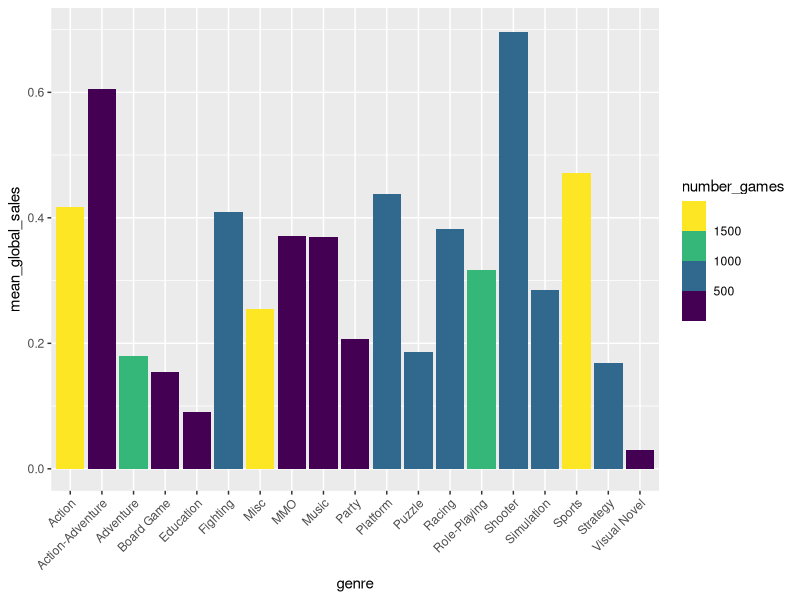
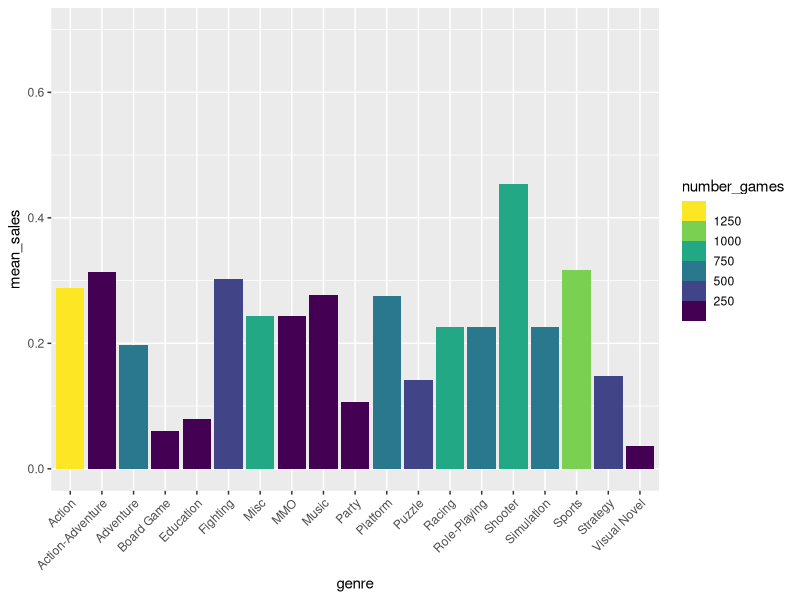
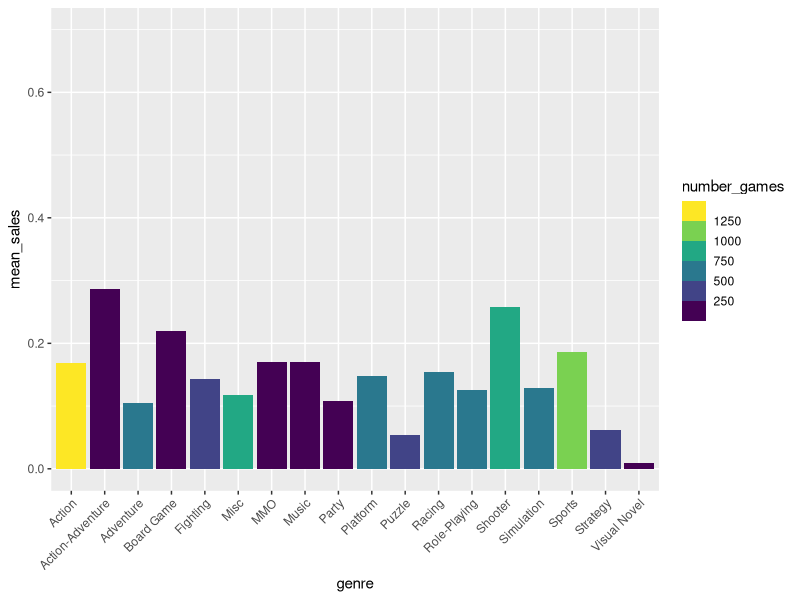
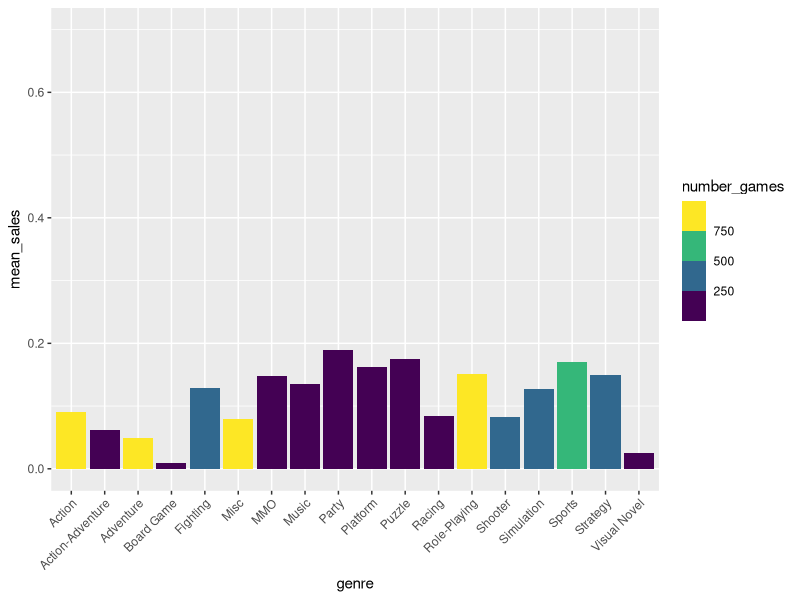
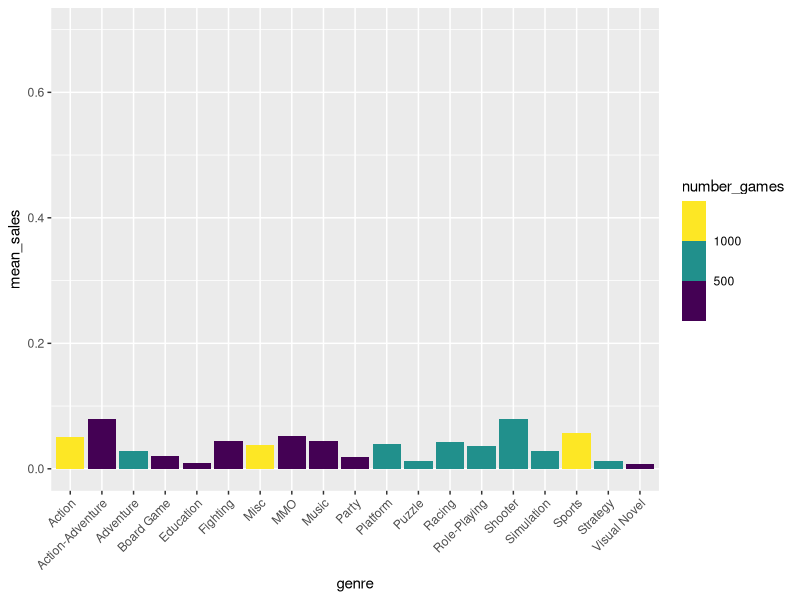
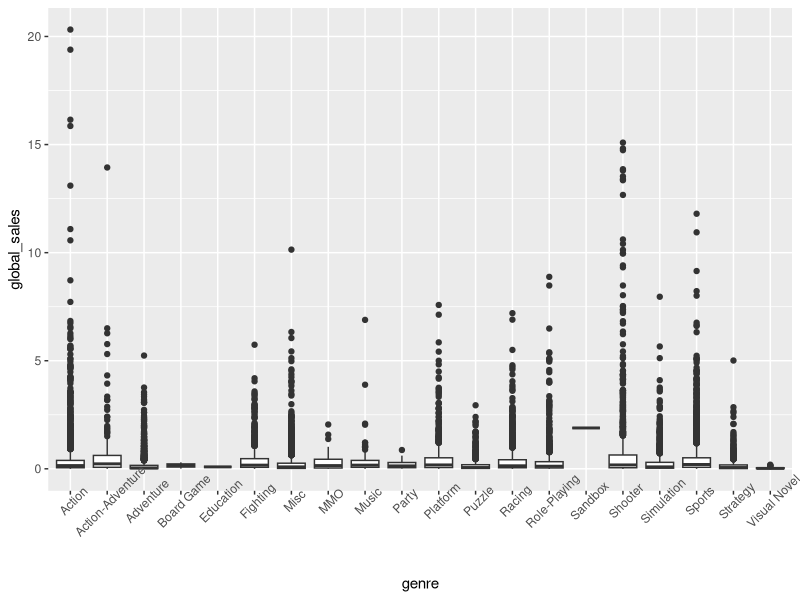
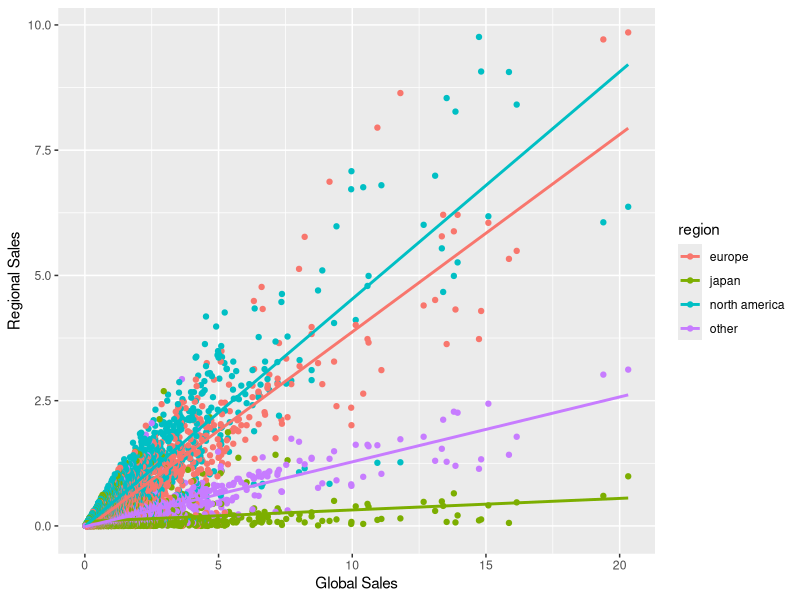
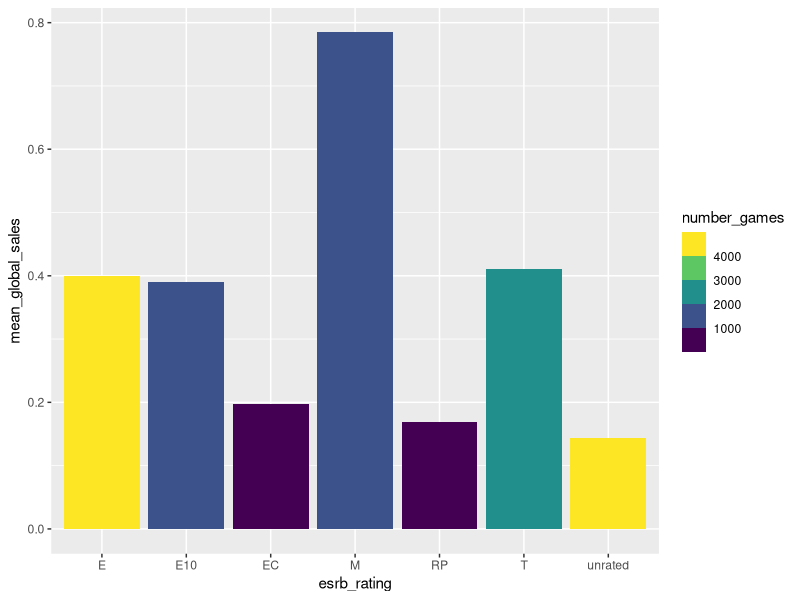

Here is the R script that generated these plots, in order:
library(tidyverse)


sales_global <- read_csv("clean_data/sales_global.csv")
sales_north_america <- read_csv("clean_data/sales_north_america.csv")
sales_europe <- read_csv("clean_data/sales_europe.csv")
sales_japan <- read_csv("clean_data/sales_japan.csv")
sales_other <- read_csv("clean_data/sales_other.csv")
sales_all_regions <- read_csv("clean_data/sales_all_regions.csv")


# Firstly, I'd like to see which genres have the most sales for each region
sales_global %>% 
  filter(!str_detect(name, "[Mm]inecraft")) %>% 
  group_by(genre) %>% 
  summarise(mean_global_sales = mean(global_sales), number_games = length(unique(name))) %>% 
  ggplot(aes(x = genre, y = mean_global_sales, fill = number_games)) +
  geom_col() +
  theme(axis.text.x = element_text(angle = 45, hjust = 1)) +
  scale_fill_viridis_b() +
  ylim(0, 0.7)
  
sales_north_america %>% 
  filter(!str_detect(name, "[Mm]inecraft")) %>% 
  group_by(genre) %>% 
  summarise(mean_sales = mean(na_sales), number_games = length(unique(name))) %>% 
  ggplot(aes(x = genre, y = mean_sales, fill = number_games)) +
  geom_col() +
  theme(axis.text.x = element_text(angle = 45, hjust = 1)) +
  scale_fill_viridis_b() +
  ylim(0, 0.7)

sales_europe %>% 
  filter(!str_detect(name, "[Mm]inecraft")) %>% 
  group_by(genre) %>% 
  summarise(mean_sales = mean(pal_sales), number_games = length(unique(name))) %>% 
  ggplot(aes(x = genre, y = mean_sales, fill = number_games)) +
  geom_col() +
  theme(axis.text.x = element_text(angle = 45, hjust = 1)) +
  scale_fill_viridis_b() +
  ylim(0, 0.7)

sales_japan %>% 
  filter(!str_detect(name, "[Mm]inecraft")) %>% 
  group_by(genre) %>% 
  summarise(mean_sales = mean(jp_sales), number_games = length(unique(name))) %>% 
  ggplot(aes(x = genre, y = mean_sales, fill = number_games)) +
  geom_col() +
  theme(axis.text.x = element_text(angle = 45, hjust = 1)) +
  scale_fill_viridis_b() +
  ylim(0, 0.7)

sales_other %>% 
  filter(!str_detect(name, "[Mm]inecraft")) %>% 
  group_by(genre) %>% 
  summarise(mean_sales = mean(other_sales), number_games = length(unique(name))) %>% 
  ggplot(aes(x = genre, y = mean_sales, fill = number_games)) +
  geom_col() +
  theme(axis.text.x = element_text(angle = 45, hjust = 1)) +
  scale_fill_viridis_b() +
  ylim(0, 0.7)

# From these, it looks like Minecraft is unbelievably popular, which heavily affects the results. Looking at them all without minecraft, we can 
# get a better picture of how the sales of other genres of games are distributed. 
# It's also interesting to note that the only game in the 'sandbox' genre is Minecraft. For that reason, if I do make a predictive model, I'll
# take Minecraft out of the data, because it will *really* screw things up by saying that if your game is sandbox, it'll be super successful.
# There is insufficient data on sandbox games.
# It's also important to note that different regions have different tastes in video games. For example, in Japan, the most popular genre is Party,
# whereas in North America, the most popular is Shooter, and in Europe it is Action-Adventure. 
# I've put all of the graphs on the same scale so it's possible to see how many games are bought in each region in comparison to globally. For 
# example, Party games sell, on average, 0.19 million copies in Japan, and they sell, on average, about 0.21 million copies worldwide, suggesting
# that most party games that are sold are sold in Japan. 



# I'd like to see how data is distributed. I'm expecting most games will be on the low end, and there will be a lot of outliers with very high 
# global sales. 
sales_global %>% 
  group_by(genre) %>% 
  ggplot(aes(x = genre, y = global_sales)) +
  geom_boxplot() +
  theme(axis.text.x = element_text(angle = 45))
# As expected, the data is REALLY not normally distributed. Of course there are lots of games that don't sell much, and loads that do sell
# really well.


# I'd like to see whether there's a difference in global sales and sales in other parts of the world. 

sales_all_regions %>% 
  ggplot(aes(x = global_sales, y = regional_sales)) +
  geom_point(aes(colour = region)) +
  geom_smooth(aes(colour = region), method = "lm", alpha = 0.5, se = FALSE) +
  xlab("Global Sales") +
  ylab("Regional Sales")

# Okay, so clearly European and American sales are postitively correlated with global sales. Japanese sales have a much lower correlation with 
# global sales (the gradient of the line is much shallower), which means that sales of a game in Japan are less good at predicting if a game is
# going to sell well globally.





#I'd like to see if esrb rating has any correlation with global sales

sales_global %>% 
  group_by(esrb_rating) %>% 
  summarise(mean_global_sales = mean(global_sales), number_games = length(unique(name))) %>% 
  ggplot(aes(x = esrb_rating, y = mean_global_sales, fill = number_games)) +
  geom_col() +
  scale_fill_viridis_b() 
# It does look like the mean global sales does correlate with the rating. The mean sales for games rated Mature is almost double the 
# next highest. Checking whether that is the case for other regions.
# In addition, there are at least twice as many games rated E than M. Despite this, the games rated M sell on average twice as many copies. 

sales_north_america%>% 
  group_by(esrb_rating) %>% 
  summarise(mean_sales = mean(na_sales), number_games = length(unique(name))) %>% 
  ggplot(aes(x = esrb_rating, y = mean_sales, fill = number_games)) +
  geom_col() +
  scale_fill_viridis_b()

sales_europe %>% 
  group_by(esrb_rating) %>% 
  summarise(mean_sales = mean(pal_sales), number_games = length(unique(name))) %>% 
  ggplot(aes(x = esrb_rating, y = mean_sales, fill = number_games)) +
  geom_col() +
  scale_fill_viridis_b()

sales_japan %>% 
  group_by(esrb_rating) %>% 
  summarise(mean_sales = mean(jp_sales), number_games = length(unique(name))) %>% 
  ggplot(aes(x = esrb_rating, y = mean_sales, fill = number_games)) +
  geom_col() +
  scale_fill_viridis_b()

sales_other%>% 
  group_by(esrb_rating) %>% 
  summarise(mean_sales = mean(other_sales), number_games = length(unique(name))) %>% 
  ggplot(aes(x = esrb_rating, y = mean_sales, fill = number_games)) +
  geom_col() +
  scale_fill_viridis_b()


# What this tells us is that there is a lot of missing data for ratings!
# Having said that, it is telling with regards to what rating of game is sold where. 
# Globally, in North America, Europe and other regions, games rated Mature sell more copies on average. 
# In Japan, however, the games that sell the most copies on average are rated E for 'Suitable for Everyone".



# I'd like to look at platform now. 

sales_global %>% 
  group_by(platform) %>% 
  summarise(mean_sales = mean(global_sales), number_games = length(unique(name))) %>% 
  ggplot(aes(x = platform, y = mean_sales, fill = number_games)) +
  geom_col() +
  scale_fill_viridis_c() +
  theme(axis.text.x = element_text(angle = 45, hjust = 1)) +
  ylim(c(0, 0.6))

sales_north_america %>% 
  group_by(platform) %>% 
  summarise(mean_sales = mean(na_sales), number_games = length(unique(name))) %>% 
  ggplot(aes(x = platform, y = mean_sales, fill = number_games)) +
  geom_col() +
  scale_fill_viridis_c() +
  theme(axis.text.x = element_text(angle = 45, hjust = 1)) +
  ylim(c(0, 0.6))

sales_europe %>% 
  group_by(platform) %>% 
  summarise(mean_sales = mean(pal_sales), number_games = length(unique(name))) %>% 
  ggplot(aes(x = platform, y = mean_sales, fill = number_games)) +
  geom_col() +
  scale_fill_viridis_c() +
  theme(axis.text.x = element_text(angle = 45, hjust = 1)) +
  ylim(c(0, 0.6))

sales_japan %>% 
  group_by(platform) %>% 
  summarise(mean_sales = mean(jp_sales), number_games = length(unique(name))) %>% 
  ggplot(aes(x = platform, y = mean_sales, fill = number_games)) +
  geom_col() +
  scale_fill_viridis_c() +
  theme(axis.text.x = element_text(angle = 45, hjust = 1)) +
  ylim(c(0, 0.6))

sales_other %>% 
  group_by(platform) %>% 
  summarise(mean_sales = mean(other_sales), number_games = length(unique(name))) %>% 
  ggplot(aes(x = platform, y = mean_sales, fill = number_games)) +
  geom_col() +
  scale_fill_viridis_c() +
  theme(axis.text.x = element_text(angle = 45, hjust = 1)) +
  ylim(c(0, 0.6))


# Globally, games released on Xbox sell more copies on average than on playstation, despite there being more games released on playstation. 
# nintendo has the third highest average global sales with 0.3 million. PC is surprisingly low in my opinion, but I'm biased as a PC gamer. 

# looking at the data from North America, games released on x box have the highest mean number of sales, again, followed by playstation, and like
# the global data, playstation has more games released. 

# In Europe, games released on playstation have the highest mean number of sales, as well as the highest number of games released. 

# In Japan, the platform with the highest mean number of sales is Nintendo, followed by Playstation and platforms not in the usual big 4, which
# makes sense, as most of the other platforms are Japanese. 

# In other regions, Playstation has the highest mean number of sales, follwed by Xbox. 






# I'm interested to see how year released affects this data.


sales_global %>% 
  ggplot(aes(x = year, y = global_sales)) +
  geom_col() 

# Here we can see that The data is left skewed, with a peak in 2008 when around 575 million games were sold in total. There aren't many sales in 
# 2019 or 2020. This isn't surprising for 2020 as it's still early in the year, but it's surprising for 2019. I suspect this is due to a lack of 
# data, rather than people not buying games. 
# I'd like to see how many games were released each year. 

sales_global %>% 
  group_by(year) %>% 
  summarise(number_released = n()) %>% 
  ggplot(aes(x = year, y = number_released)) +
  geom_col() 

# There is also a peak in number of games released in 2008, which corresponds to the peak in number of sales in 2008. 

# I'd like to split this graph up into genres. 
sales_global %>% 
  group_by(year, genre) %>% 
  summarise(number_released = n()) %>% 
  ggplot(aes(x = year, y = number_released, fill = genre)) +
  geom_col() + 
  scale_fill_viridis_d()

# Ow my eyes. Having said that it looks like there are a lot of sports games released, especially in 2005-2010.
# let's look at that in more detail. 

sales_global %>% 
  filter(genre == "Sports" | genre == "Shooter" | genre == "Action" | genre == "Action-Adventure") %>% 
  group_by(year, genre) %>% 
  summarise(number_released = n()) %>% 
  ggplot(aes(x = year, y = number_released, fill = genre)) +
  geom_col() + 
  scale_fill_viridis_d()

# It's easier to say that the number of sports games released each year has been decreasing since 2010. It looks like the average number of Action 
# games released each year has stayed about the same, maybe decreasing a bit. 
# In addition, Action-Adventure games didn't exist before 2012. 


# I'd like to look at how many games are sold compared to how many are released. 
sales_global %>% 
  group_by(year) %>% 
  summarise(number_released = n(), global_sales = sum(global_sales)) %>% 
  mutate(sales_per_games_released = (global_sales/number_released)) %>% 
  ggplot(aes(x = year, y = sales_per_games_released))+
  geom_col()

# So again, 2019 and 2020 are a bit low, but I think it's due to lack of data about these years. 
# from about 1995 to 2018, it looks as though the trend is cyclical with a time of 6 years or so. fluctuating between about 0.25 million games 
# sold per game released and 0.5 million games sold per game released. Minecraft was released in 2014, which is going to skew things, because 
# minecraft is unbelievably popular. 


# I'd really like to look at some of the above graphs for more recent years, since it's probably not nearly as relevant to be looking at what the 
# industry was like in the 90s. I'm going to look at all games released since 2000

sales_global %>% 
  filter(!str_detect(name, "[Mm]inecraft"), year >= 2000) %>% 
  group_by(genre) %>% 
  summarise(mean_global_sales = mean(global_sales), number_games = length(unique(name))) %>% 
  ggplot(aes(x = genre, y = mean_global_sales, fill = number_games)) +
  geom_col() +
  theme(axis.text.x = element_text(angle = 45, hjust = 1)) +
  scale_fill_viridis_b() 

# This graph is relatively similar to the initial graph. 


